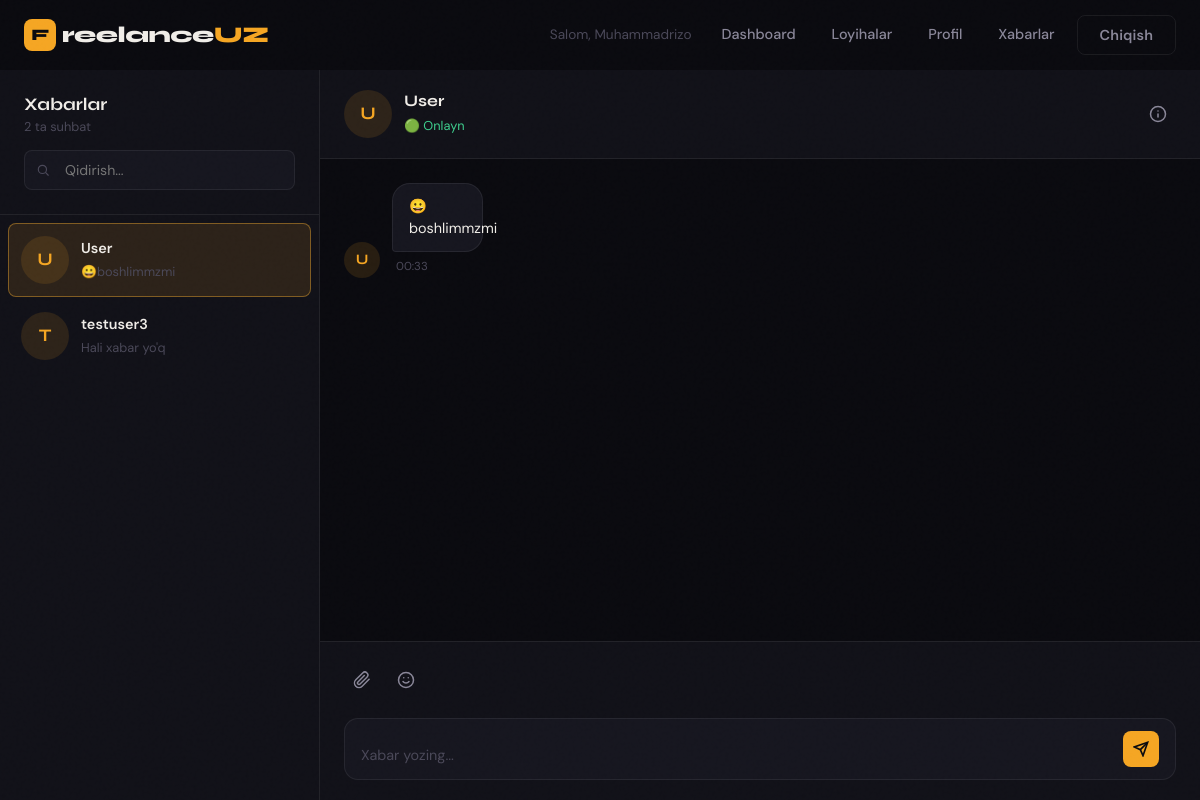
Page /chat/ (signed in) on the committed database.
### users/models.py (models this page shows, shortened)
class CustomUser(AbstractUser, TimeStamped):
    class Role(models.TextChoices):
        CLIENT = 'client', 'Client'
        FREELANCER = 'freelancer', 'Freelancer'
    role = models.CharField(max_length=13, choices=Role.choices, default=Role.CLIENT)
    bio = models.TextField(blank=True)
    avatar = models.ImageField(upload_to="users/avatar/", blank=True, null=True)
    phone = models.CharField(max_length=20, blank=True, null=True, unique=True)
    title = models.CharField(max_length=120, blank=True)
    location = models.CharField(max_length=120, blank=True)
    website = models.URLField(blank=True)
    telegram = models.CharField(max_length=64, blank=True)
    hourly_rate = models.DecimalField(max_digits=12, decimal_places=2, null=True, blank=True)
    cover_photo = models.ImageField(upload_to="users/cover/", blank=True, null=True)
    is_verified = models.BooleanField(default=False)
    is_online = models.BooleanField(default=False)
    categories = models.ManyToManyField("Category", blank=True, related_name="users")
    @property
    def profile(self):
        return self

### chat/models.py (models this page shows, shortened)
class Conversation(TimeStamped):
    user1 = models.ForeignKey(CustomUser, on_delete=models.CASCADE, related_name="conversations_user1")
    user2 = models.ForeignKey(CustomUser, on_delete=models.CASCADE, related_name="conversations_user2")
    class Meta:
        unique_together = ("user1", "user2")
    @staticmethod
    def normalize_users(user_a, user_b):
        return (user_a, user_b) if user_a.id < user_b.id else (user_b, user_a)
    @classmethod
    def get_or_create_between(cls, user_a, user_b):
        user1, user2 = cls.normalize_users(user_a, user_b)
        conversation, _ = cls.objects.get_or_create(user1=user1, user2=user2)
        return conversation
    def get_other_user(self, user):
        return self.user2 if self.user1 == user else self.user1

class Message(TimeStamped):
    conversation = models.ForeignKey(Conversation, on_delete=models.CASCADE, related_name="messages")
    sender = models.ForeignKey(CustomUser, on_delete=models.CASCADE)
    content = models.TextField()
    is_read = models.BooleanField(default=False)

### chat/views.py (the view, shortened to what this page needs)
# urls.py: path("", ChatView.as_view(), name="chat"),
class ChatView(LoginRequiredMixin, View):
    login_url = 'login'
    def get(self, request):
        user_param = request.GET.get("user")
        active_conversation = None
        if user_param:
            other_user = get_object_or_404(CustomUser, id=user_param)
            if other_user != request.user:
                active_conversation = Conversation.get_or_create_between(request.user, other_user)
        active_contracts = Contract.objects.filter(
            status=Contract.StatusChoices.ACTIVE
        ).filter(Q(client=request.user) | Q(freelancer=request.user)).select_related(
            "client", "freelancer"
        )
        for contract in active_contracts:
            other_user = contract.freelancer if contract.client_id == request.user.id else contract.client
            Conversation.get_or_create_between(request.user, other_user)
        conversations = Conversation.objects.filter(
            Q(user1=request.user) | Q(user2=request.user)
        ).select_related("user1", "user2")
        conv_list = []
        for conv in conversations:
            conv.other_user = conv.get_other_user(request.user)
            conv.last_message = conv.messages.order_by("-created_at").first()
            conv.unread_count = conv.messages.filter(is_read=False).exclude(sender=request.user).count()
            conv_list.append(conv)
        conv_list.sort(
            key=lambda c: c.last_message.created_at if c.last_message else c.created_at,
            reverse=True,
        )
        if not active_conversation and conv_list:
            active_conversation = conv_list[0]
        active_messages = []
        active_user = None
        active_contract = None
        if active_conversation:
            active_user = active_conversation.get_other_user(request.user)
            contract_qs = Contract.objects.filter(
                Q(client=request.user, freelancer=active_user)
                | Q(client=active_user, freelancer=request.user)
            ).select_related("project")
            active_contract = (
                contract_qs.filter(status=Contract.StatusChoices.ACTIVE).order_by("-created_at").first()
                or contract_qs.order_by("-created_at").first()
            )
            active_messages = (
                Message.objects.filter(conversation=active_conversation)
                .select_related("sender")
                .order_by("created_at")
            )
            Message.objects.filter(
                conversation=active_conversation,
                is_read=False,
            ).exclude(sender=request.user).update(is_read=True)
        context = {
            "conversations": conv_list,
            "active_conversation_id": active_conversation.id if active_conversation else None,
            "active_user": active_user,
            "active_messages": active_messages,
            "active_contract": active_contract,
        }
        return render(request, 'chat.html', context)

### templates/chat.html (shortened to what this page needs)
{% extends 'base.html' %}
{% load static %}
{% block body_class %}chat-page{% endblock %}
{% block content %}
<div class="chat-layout">
  <div class="chat-sidebar">
    <div class="chat-sidebar-header">
      <h3 style="font-size:1.1rem;margin-bottom:2px;">Xabarlar</h3>
      <p style="font-size:0.8rem;color:var(--text-muted);">{{ conversations|length }} ta suhbat</p>
      <div class="chat-search">
        <span class="search-icon" aria-hidden="true">
          <svg class="icon icon-sm" viewBox="0 0 24 24">
            <circle cx="11" cy="11" r="7"></circle>
            <line x1="21" y1="21" x2="16.65" y2="16.65"></line>
          </svg>
        </span>
        <input type="text" placeholder="Qidirish..." id="chatSearchInput">
      </div>
    </div>
    <div class="chat-list" id="chatList">
      {% if conversations %}
        {% for conv in conversations %}
        <a class="chat-item {% if conv.id == active_conversation_id %}active{% endif %}"
           data-chat="{{ conv.id }}"
           href="{% url 'chat' %}?user={{ conv.other_user.id }}">
          <div class="avatar avatar-md" style="background:var(--accent-dim);">
            {% if conv.other_user.profile.avatar %}
              <img src="{{ conv.other_user.profile.avatar.url }}" alt="" style="width:100%;height:100%;border-radius:50%;object-fit:cover;">
            {% else %}
              {{ conv.other_user.first_name.0|default:conv.other_user.username.0|upper }}
            {% endif %}
          </div>
          <div class="chat-item-info">
            <div class="chat-item-name">{{ conv.other_user.get_full_name|default:conv.other_user.username }}</div>
            <div class="chat-item-preview">{{ conv.last_message.content|truncatechars:30|default:"Hali xabar yo'q" }}</div>
          </div>
        </a>
        {% endfor %}
      {% endif %}
    </div>
  </div>
  <div class="chat-main">
    <div class="chat-header" id="chatHeaderEl">
      <div class="avatar avatar-md" style="background:var(--accent-dim);">
        {% if active_user %}
          {{ active_user.first_name.0|default:active_user.username.0|upper }}
        {% else %}
          ?
        {% endif %}
      </div>
      <div class="chat-header-info">
        <div class="chat-header-title">
          <h3 id="chatPartnerName">
            {% if active_user %}
              {{ active_user.get_full_name|default:active_user.username }}
            {% else %}
              Chat
            {% endif %}
          </h3>
        </div>
        <span id="chatPartnerStatus">{% if active_user %}🟢 Onlayn{% else %}—{% endif %}</span>
      </div>
      <div style="margin-left:auto;display:flex;gap:8px;">
        {% if active_conversation_id %}
          <button class="btn btn-ghost btn-sm icon-btn" id="contractInfoToggle" data-tooltip="Loyiha ma'lumoti" aria-label="Loyiha ma'lumoti">
            <svg class="icon" viewBox="0 0 24 24">
              <circle cx="12" cy="12" r="10"></circle>
              <line x1="12" y1="16" x2="12" y2="12"></line>
              <line x1="12" y1="8" x2="12.01" y2="8"></line>
            </svg>
          </button>
        {% endif %}
      </div>
    </div>
    <div class="chat-messages" id="chatMessages">
      {% if active_conversation_id %}
        {% if active_messages %}
          {% for msg in active_messages %}
            <div class="message-group {% if msg.sender == user %}own{% endif %}">
              <div class="avatar avatar-sm" style="background:var(--accent-dim);">
                {{ msg.sender.first_name.0|default:msg.sender.username.0|upper }}
              </div>
              <div>
                <div class="message-bubble">{{ msg.content }}</div>
                <span class="message-time">{{ msg.created_at|time:"H:i" }}</span>
              </div>
            </div>
          {% endfor %}
      {% endif %}
      {% endif %}
    </div>
    {% if active_conversation_id %}
    <div class="chat-input-area" id="chatInputArea">
      <div class="chat-input-tools">
        <button type="button" class="btn btn-ghost btn-sm icon-btn" onclick="document.getElementById('fileUpload').click()" data-tooltip="Fayl yuborish" aria-label="Fayl yuborish">
          <svg class="icon" viewBox="0 0 24 24">
            <path d="M21.44 11.05l-9.19 9.19a6 6 0 0 1-8.49-8.49l9.19-9.19a4 4 0 0 1 5.66 5.66l-9.19 9.19a2 2 0 0 1-2.83-2.83l8.49-8.48"></path>
          </svg>
        </button>
        <button type="button" class="btn btn-ghost btn-sm icon-btn" id="emojiToggle" data-tooltip="Emoji" aria-expanded="false" aria-controls="emojiPicker" aria-label="Emoji">
          <svg class="icon" viewBox="0 0 24 24">
            <circle cx="12" cy="12" r="10"></circle>
            <path d="M8 14s1.5 2 4 2 4-2 4-2"></path>
            <line x1="9" y1="9" x2="9.01" y2="9"></line>
            <line x1="15" y1="9" x2="15.01" y2="9"></line>
          </svg>
        </button>
      </div>
      <form class="chat-input-wrapper" id="chatForm" method="post">
        <textarea
          class="chat-input"
          id="chatInput"
          name="message"
          placeholder="Xabar yozing..."
          rows="1"
        ></textarea>
        <button type="submit" class="chat-send-btn" id="sendBtn">
          <svg width="16" height="16" viewBox="0 0 24 24" fill="none" stroke="currentColor" stroke-width="2.5">
            <line x1="22" y1="2" x2="11" y2="13"/>
            <polygon points="22 2 15 22 11 13 2 9 22 2"/>
          </svg>
        </button>
      </form>
    </div>
    {% endif %}
  </div>
</div>
{% endblock %}

### templates/base.html (shortened to what this page needs)
<!DOCTYPE html>
<html lang="uz">
<head>
    {% load static %}
    <link rel="stylesheet" href="{% static 'css/main.css' %}">
</head>
<body class="{% block body_class %}{% endblock %}">
<div class="noise-overlay"></div>
<nav class="navbar" id="navbar">
    <div class="nav-container">
        <a href="{% url 'home' %}" class="nav-logo">
            <span class="logo-mark">F</span>
            <span class="logo-text">reelance<em>UZ</em></span>
        </a>
        <div class="nav-links">
            {% if user.is_authenticated %}
                <span class="nav-greeting">Salom, {{ user.first_name|default:user.username }}</span>
                <a href="{% url 'home' %}" class="nav-link">Dashboard</a>
                {% if user.role == 'freelancer' %}
                    <a href="{% url 'project_list' %}" class="nav-link">Loyihalar</a>
                {% endif %}
                <a href="{% url 'profile' %}" class="nav-link">Profil</a>
                <a href="{% url 'chat' %}" class="nav-link">Xabarlar</a>
                <form action="{% url 'logout' %}" method="post" class="logout-form">
                    <button type="submit" class="btn btn-outline">Chiqish</button>
                </form>
            {% else %}
                <a href="{% url 'login' %}" class="nav-link">Kirish</a>
                <a href="{% url 'signup' %}" class="btn btn-primary">Ro'yxatdan o'tish</a>
            {% endif %}
        </div>
    </div>
</nav>
<main class="main-content">
    {% block content %}{% endblock %}
</main>
</body>
</html>

### templates/chat.html (style rules this page uses)
.chat-main { position: relative; }
.chat-header-title { display: flex; align-items: center; gap: 8px; }

### rows in the picture
CustomUser: first_name "Muhammadrizo"
Conversation: other_user.first_name.0 "U", other_user.get_full_name "User", last_message.content "😀boshlimmzmi"
Conversation: other_user.first_name.0 "T", other_user.get_full_name "testuser3", last_message.content "Hali xabar yo'q"
CustomUser: first_name.0 "U", get_full_name "User"
Message: sender.first_name.0 "U", content "😀boshlimmzmi", created_at "00:33"

### other values in the picture
{{ conversations|length }} "2"
